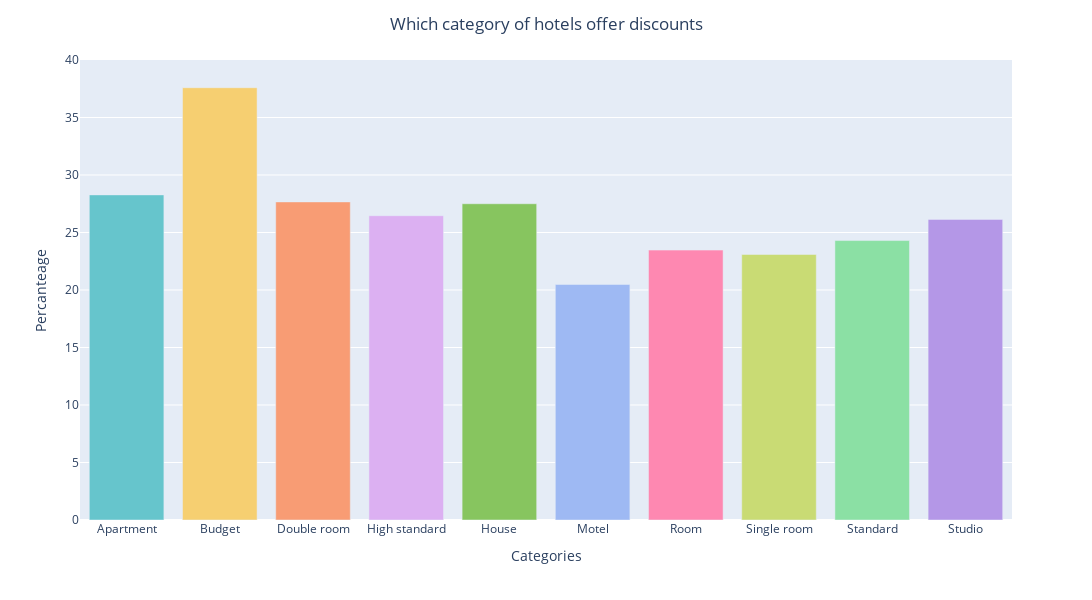

Notebook source saved alongside this figure:
### Markdown cell above
![](img_plots/9_scatter_plot_distances_prices.png)

### Code cell
# 10. Create a bar chart to show which categories of hotels offer discounts 

# apply classify_discriptions function to 'hotels_with_discount_price' dataframe and create new column calls category 
hotels_with_discount_price['category'] = hotels_with_discount_price['discriptions'].map(lambda description: classify_discriptions(description))

def modify_df(df):

    df = df['category'].value_counts().reset_index()
    df.rename(columns={'category': 'frequency', 'index' : 'category'}, inplace=True)
    
    return df

df1 = modify_df(hotels_with_discount_price)
df1.sort_values(by = 'category', inplace=True, ignore_index=True)

df2 = modify_df(hotels_categories)
df2 = df2[df2.index != 9]
df2.sort_values(by = 'category', inplace=True, ignore_index=True)

df3 = pd.concat([df1, df2], join = 'inner', ignore_index=False, axis = 1)
df3.columns = [f'column {i}' for i,_ in enumerate(df3.columns)]
df3['percantage'] = round((df3['column 1'] / df3['column 3'])*100,2)

# creating bar chart 
categories_bar_chart = px.bar(data_frame=df3, 
    y = 'percantage', 
    x = 'column 0', 
    color = 'column 0', 
    color_discrete_sequence=px.colors.qualitative.Pastel,
    width=1200,
    height=600
    #title="Which category of hotels offer discounts"
)

categories_bar_chart.update_xaxes(title_text='Categories')
categories_bar_chart.update_yaxes(title_text = 'Percanteage')
categories_bar_chart.update_layout(title={'text': 'Which category of hotels offer discounts', 'x': .5}, yaxis_range=[0,40], showlegend=False)

### Figure 1 — Plotly figure (JSON) as saved in the notebook; plotly's stock layout.template omitted (floating-point values rounded to 4 significant figures)
{"data": [{"alignmentgroup": "True", "hovertemplate": "column 0=%{x}<br>percantage=%{y}<extra></extra>", "legendgroup": "Apartment", "marker": {"color": "rgb(102, 197, 204)", "pattern": {"shape": ""}}, "name": "Apartment", "offsetgroup": "Apartment", "orientation": "v", "showlegend": true, "textposition": "auto", "type": "bar", "x": ["Apartment"], "xaxis": "x", "y": [28.27], "yaxis": "y"}, {"alignmentgroup": "True", "hovertemplate": "column 0=%{x}<br>percantage=%{y}<extra></extra>", "legendgroup": "Budget", "marker": {"color": "rgb(246, 207, 113)", "pattern": {"shape": ""}}, "name": "Budget", "offsetgroup": "Budget", "orientation": "v", "showlegend": true, "textposition": "auto", "type": "bar", "x": ["Budget"], "xaxis": "x", "y": [37.59], "yaxis": "y"}, {"alignmentgroup": "True", "hovertemplate": "column 0=%{x}<br>percantage=%{y}<extra></extra>", "legendgroup": "Double room", "marker": {"color": "rgb(248, 156, 116)", "pattern": {"shape": ""}}, "name": "Double room", "offsetgroup": "Double room", "orientation": "v", "showlegend": true, "textposition": "auto", "type": "bar", "x": ["Double room"], "xaxis": "x", "y": [27.66], "yaxis": "y"}, {"alignmentgroup": "True", "hovertemplate": "column 0=%{x}<br>percantage=%{y}<extra></extra>", "legendgroup": "High standard", "marker": {"color": "rgb(220, 176, 242)", "pattern": {"shape": ""}}, "name": "High standard", "offsetgroup": "High standard", "orientation": "v", "showlegend": true, "textposition": "auto", "type": "bar", "x": ["High standard"], "xaxis": "x", "y": [26.46], "yaxis": "y"}, {"alignmentgroup": "True", "hovertemplate": "column 0=%{x}<br>percantage=%{y}<extra></extra>", "legendgroup": "House", "marker": {"color": "rgb(135, 197, 95)", "pattern": {"shape": ""}}, "name": "House", "offsetgroup": "House", "orientation": "v", "showlegend": true, "textposition": "auto", "type": "bar", "x": ["House"], "xaxis": "x", "y": [27.5], "yaxis": "y"}, {"alignmentgroup": "True", "hovertemplate": "column 0=%{x}<br>percantage=%{y}<extra></extra>", "legendgroup": "Motel", "marker": {"color": "rgb(158, 185, 243)", "pattern": {"shape": ""}}, "name": "Motel", "offsetgroup": "Motel", "orientation": "v", "showlegend": true, "textposition": "auto", "type": "bar", "x": ["Motel"], "xaxis": "x", "y": [20.48], "yaxis": "y"}, {"alignmentgroup": "True", "hovertemplate": "column 0=%{x}<br>percantage=%{y}<extra></extra>", "legendgroup": "Room", "marker": {"color": "rgb(254, 136, 177)", "pattern": {"shape": ""}}, "name": "Room", "offsetgroup": "Room", "orientation": "v", "showlegend": true, "textposition": "auto", "type": "bar", "x": ["Room"], "xaxis": "x", "y": [23.47], "yaxis": "y"}, {"alignmentgroup": "True", "hovertemplate": "column 0=%{x}<br>percantage=%{y}<extra></extra>", "legendgroup": "Single room", "marker": {"color": "rgb(201, 219, 116)", "pattern": {"shape": ""}}, "name": "Single room", "offsetgroup": "Single room", "orientation": "v", "showlegend": true, "textposition": "auto", "type": "bar", "x": ["Single room"], "xaxis": "x", "y": [23.09], "yaxis": "y"}, {"alignmentgroup": "True", "hovertemplate": "column 0=%{x}<br>percantage=%{y}<extra></extra>", "legendgroup": "Standard", "marker": {"color": "rgb(139, 224, 164)", "pattern": {"shape": ""}}, "name": "Standard", "offsetgroup": "Standard", "orientation": "v", "showlegend": true, "textposition": "auto", "type": "bar", "x": ["Standard"], "xaxis": "x", "y": [24.3], "yaxis": "y"}, {"alignmentgroup": "True", "hovertemplate": "column 0=%{x}<br>percantage=%{y}<extra></extra>", "legendgroup": "Studio", "marker": {"color": "rgb(180, 151, 231)", "pattern": {"shape": ""}}, "name": "Studio", "offsetgroup": "Studio", "orientation": "v", "showlegend": true, "textposition": "auto", "type": "bar", "x": ["Studio"], "xaxis": "x", "y": [26.14], "yaxis": "y"}], "layout": {"barmode": "relative", "height": 600, "legend": {"title": {"text": "column 0"}, "tracegroupgap": 0}, "margin": {"t": 60}, "showlegend": false, "title": {"text": "Which category of hotels offer discounts", "x": 0.5}, "width": 1200, "xaxis": {"anchor": "y", "categoryarray": ["Apartment", "Budget", "Double room", "High standard", "House", "Motel", "Room", "Single room", "Standard", "Studio"], "categoryorder": "array", "domain": [0, 1], "title": {"text": "Categories"}}, "yaxis": {"anchor": "x", "domain": [0, 1], "range": [0, 40], "title": {"text": "Percanteage"}}}}
